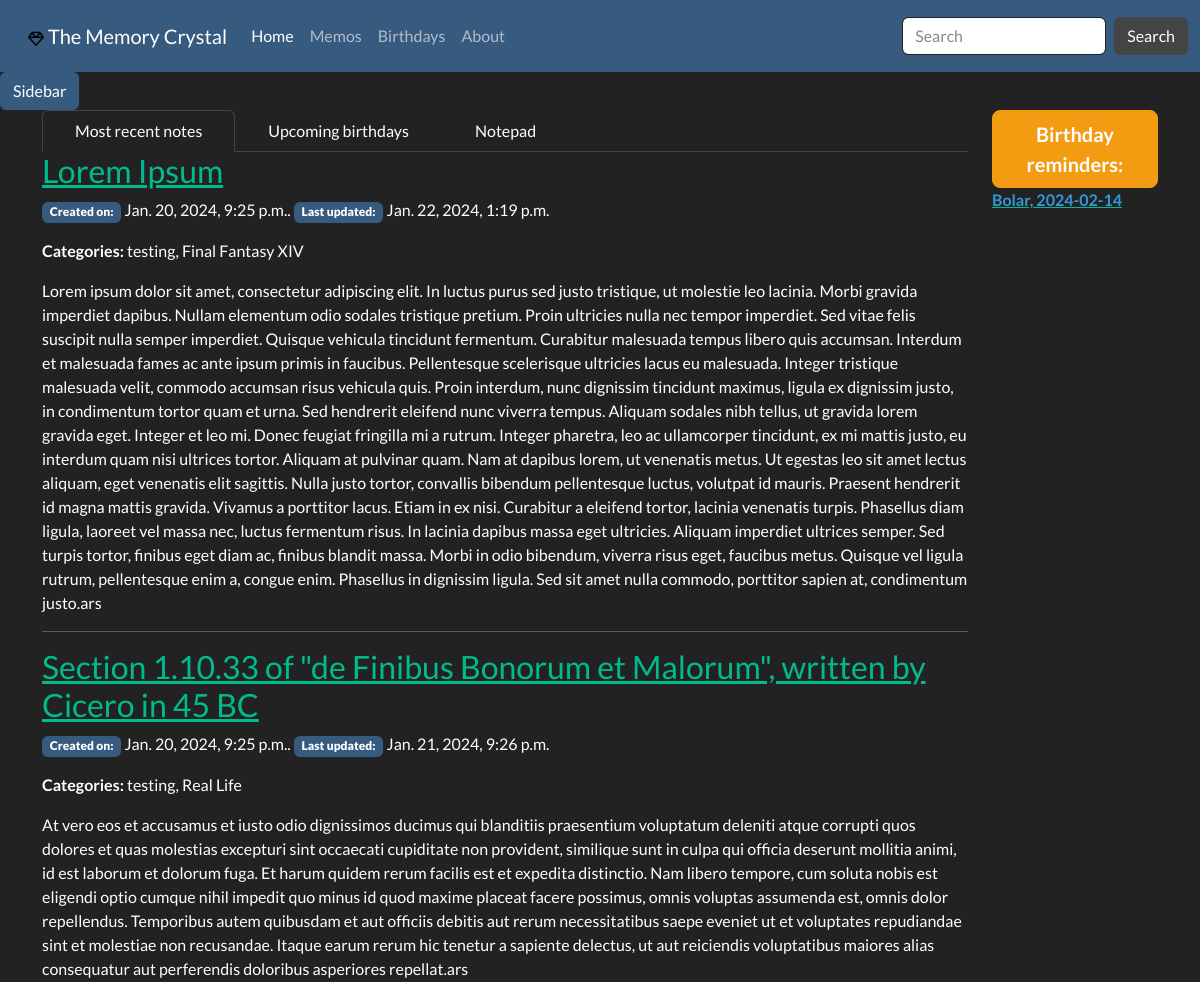
The app's page /notes/ (upper part), older data.
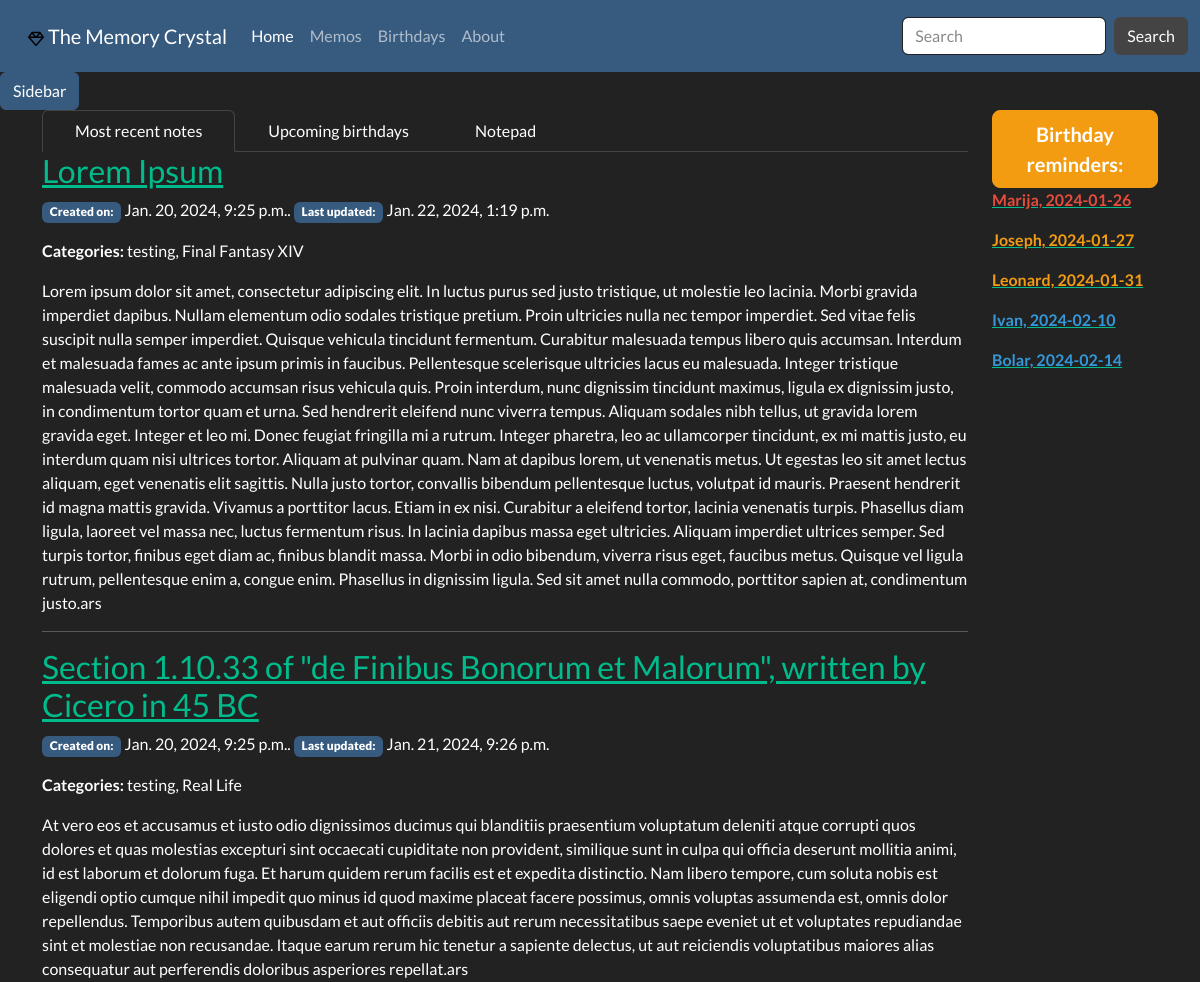
The same page, newer data.
### memory_crystal/models.py (models this page shows, shortened)
class Memo(models.Model):
    pub_date = models.DateTimeField(auto_now_add=True, verbose_name='Date created')
    last_modified = models.DateTimeField(auto_now=True, verbose_name='Last modified')
    slug = models.SlugField(max_length=20, unique=True, blank=True, null=True)
    title = models.CharField(max_length=100, unique=True)
    content = HTMLField()
    category = models.ManyToManyField('Category', related_name='memos', help_text='Memo categories', blank=True)
    class Meta:
        ordering = ['last_modified', 'pub_date']
    @property
    def all_categories(self) -> str:
        return ', '.join(cat.name for cat in self.category.all())

class Category(models.Model):
    name = models.CharField(max_length=200, unique=True)
    memo = models.ManyToManyField(Memo, related_name='categories', blank=True)
    def __str__(self) -> str:
        return f'{self.name.title()}'
    class Meta:
        verbose_name_plural = 'Categories'

class Birthday(models.Model):
    person = models.CharField(max_length=100, unique=True)
    bdate = models.DateField(help_text='YYYY-MM-DD', verbose_name='Date')
    @property
    def soon(self) -> str | bool:
        remaining_days = self.bdate - timezone.now().date()
        if timezone.timedelta(days=-1) <= remaining_days <= timezone.timedelta(days=1):
            return 'danger'
        elif timezone.timedelta(days=-1) <= remaining_days <= timezone.timedelta(days=14):
            return 'warning'
        elif timezone.timedelta(days=-1) <= remaining_days <= timezone.timedelta(days=30):
            return 'info'
        else:
            return False
    def __str__(self) -> str:
        return f'{self.person}, {self.bdate}'

### memory_crystal/views.py (the view, shortened to what this page needs)
# urls.py: path('', views.index, name='currency-index'),
def index(request):
    np_form = MemoForm
    recent_memos = Memo.objects.all().order_by('-last_modified')[:5]
    all_categories = Category.objects.all()
    ordered_birthdays = Birthday.objects.all().order_by('bdate')
    context = {
        'recent_memos': recent_memos,
        'all_categories': all_categories,
        'ordered_birthdays': ordered_birthdays,
        'np_form': np_form
    }
    return render(request, 'memory_crystal/index.html', context=context)

### memory_crystal/templatetags/memo_extras.py (called while the page is built)
@register.inclusion_tag('memory_crystal/offcanvas.html')
def render_offcanvas():
    all_categories = Category.objects.all()
    return {'all_categories': all_categories}

### memory_crystal/templates/memory_crystal/index.html (shortened to what this page needs)
{% extends 'memory_crystal/base.html' %}
{% block content %}
{% load crispy_forms_tags %}
<div class="container">
  <div class="row">
    <div class="col-10">
      <ul class="nav nav-tabs" role="tablist">
        <li class="nav-item" role="presentation">
          <a class="nav-link active" data-bs-toggle="tab" href="#memos" aria-selected="true" role="tab">Most recent notes</a>
        </li>
        <li class="nav-item" role="presentation">
          <a class="nav-link" data-bs-toggle="tab" href="#birthdays" aria-selected="false" role="tab" tabindex="-1">Upcoming birthdays</a>
        </li>
        <li class="nav-item" role="presentation">
          <a class="nav-link" data-bs-toggle="tab" href="#notepad" aria-selected="false" role="tab" tabindex="-1">Notepad</a>
        </li>
      </ul>
      <div id="myTabContent" class="tab-content">
        <div class="tab-pane fade active show" id="memos" role="tabpanel">
          {% for memo in recent_memos %}
            {% if memo.title %}
              <h3><a href="{% url 'memo-detail' memo.slug %}">{{ memo.title }}</a></h3>
            {% endif %}
              <p><span class="badge bg-primary"><b>Created on:</b></span> {{ memo.pub_date }}. <span class="badge bg-primary"><b>Last updated:</b></span> {{ memo.last_modified }}</p>
              <p><b>Categories:</b> {{ memo.all_categories }}</p>
              <p>{{ memo.content | safe}}</p>
              <hr>
          {% endfor %}
        </div>
    </div>
  </div>
    <div class="col-2">
      <button class="btn btn-lg btn-warning"><b>Birthday reminders:</b></button>
      {% for birthday in ordered_birthdays %}
        {% if birthday.soon %}
          <a href="{% url 'birthday-detail' birthday.id %}"><p class="text-{{ birthday.soon }}"><b>{{ birthday }}</b></p></a>
        {% endif %}
      {% endfor %}
      </div>
    </div>
  </div>
{% endblock %}

Row changes from the older to the newer data that the page shows:
added Birthday: person+bdate "Marija, 2024-01-26"
added Birthday: person+bdate "Joseph, 2024-01-27"
added Birthday: person+bdate "Leonard, 2024-01-31"
added Birthday: person+bdate "Ivan, 2024-02-10"
